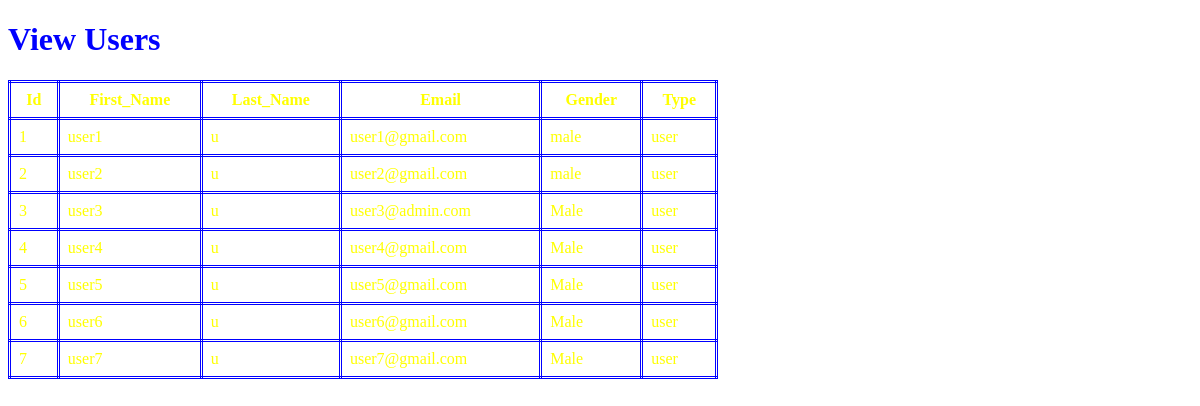
Page /ViewOrders.php on the committed database.
### tables this page shows
CREATE TABLE `data` (
  `id` int(11) NOT NULL,
  `First_Name` varchar(40) NOT NULL,
  `Last_Name` varchar(40) NOT NULL,
  `Email` varchar(100) NOT NULL,
  `Password` varchar(50) NOT NULL,
  `Gender` varchar(11) NOT NULL,
  `type` varchar(11) NOT NULL,
  `Photo_Name` varchar(512) NOT NULL
);

### ViewOrders.php (the view, shortened to what this page needs)
<?php
$servername = "localhost";
$username = "root";
$password = "";
$dbname = "webproject (2)";
$conn = mysqli_connect($servername, $username, $password, $dbname);
$sql = "SELECT * FROM data Where type='user'";
$result = mysqli_query($conn, $sql);
?>
<!DOCTYPE html>
<html>
<head>
</head>
<body>
 <form >
      <h1>View Users</h1>
  <table>
  <tr>
    <th>Id</th>
    <th>First_Name</th>
    <th>Last_Name</th>
    <th>Email</th>
    <th>Gender</th>
    <th>Type</th>
  </tr>
<?php
while($row = $result -> fetch_array(MYSQLI_ASSOC)) {
        $id = $row['id'];
        $fname = $row['First_Name'];
        $lname = $row['Last_Name'];
        $email = $row['Email'];
        $g = $row['Gender'];
        $t = $row['type'];
        ?>
  <tr>
    <td><?php echo $id; ?></td>
    <td><?php echo $fname; ?></td>
    <td><?php echo $lname; ?></td>
    <td><?php echo $email; ?></td>
    <td><?php echo $g; ?></td>
    <td><?php echo $t; ?></td>
  </tr>
     <?php
    }
  ?>
</table>
<br>
</form>
</body>
</html>

### ViewOrders.php (style rules this page uses)
table, td,th { border: 1px solid #ddd; padding: 8px; border:double; border-color: blue; }
table { border-collapse:collapse; width :60%; }
th,td { color: yellow; }
body { background: url(view.jpg) no-repeat center center fixed ; background-size: cover; height: 100%; }
h1 { color: blue; }

### rows in the picture
data: id "1", First_Name "user1", Last_Name "u", Email "user1@gmail.com", Gender "male", type "user"
data: id "2", First_Name "user2", Last_Name "u", Email "user2@gmail.com", Gender "male", type "user"
data: id "3", First_Name "user3", Last_Name "u", Email "user3@admin.com", Gender "Male", type "user"
data: id "4", First_Name "user4", Last_Name "u", Email "user4@gmail.com", Gender "Male", type "user"
data: id "5", First_Name "user5", Last_Name "u", Email "user5@gmail.com", Gender "Male", type "user"
data: id "6", First_Name "user6", Last_Name "u", Email "user6@gmail.com", Gender "Male", type "user"
data: id "7", First_Name "user7", Last_Name "u", Email "user7@gmail.com", Gender "Male", type "user"
